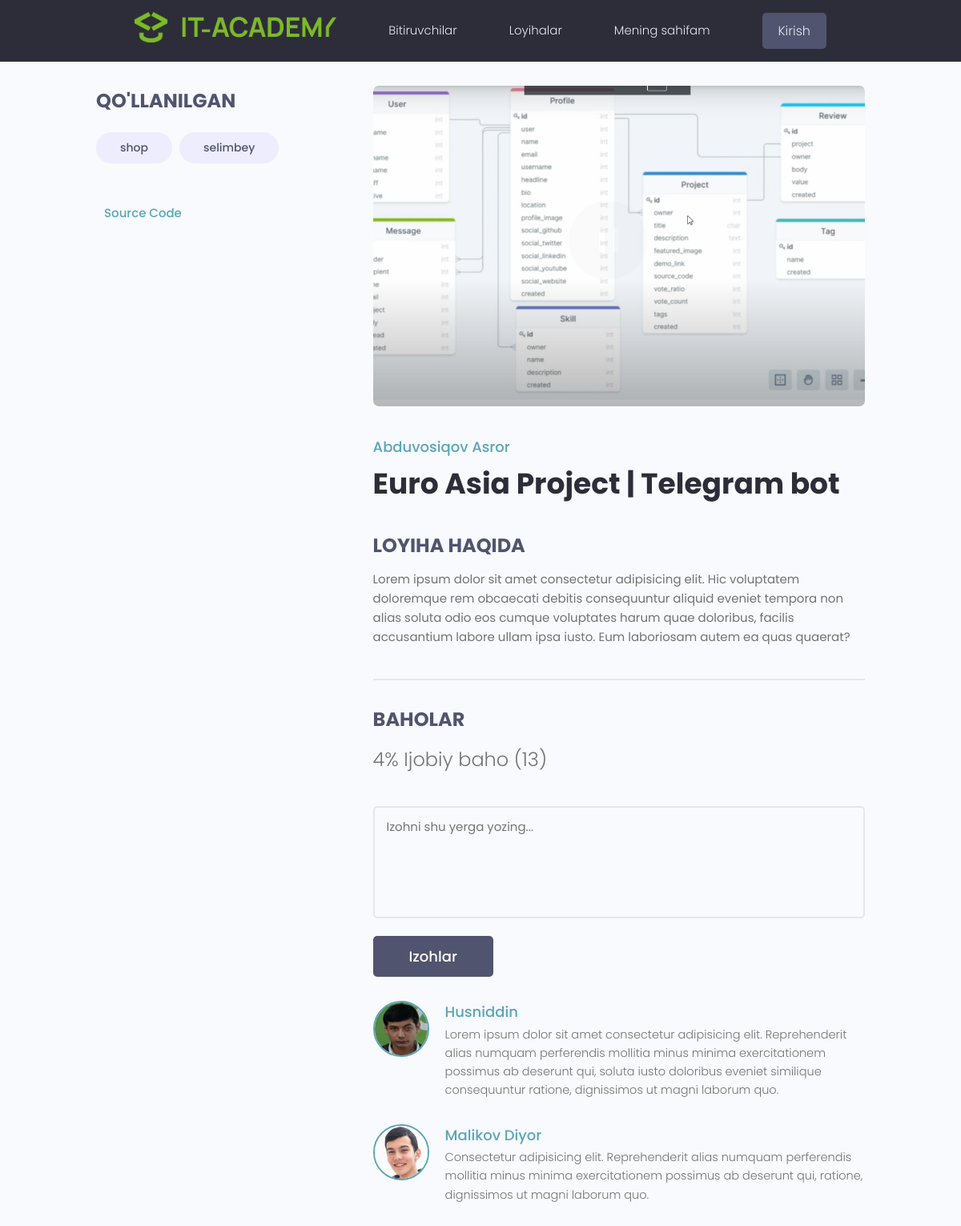
/projects/project-detail/610a58c9-9cd5-484d-b7a3-78037c06d407/, run on the app's committed database.
### projects/models.py (models this page shows, shortened)
class Tag(models.Model):
    name = models.CharField(max_length=100)
    created = models.DateTimeField(auto_now_add=True)
    id = models.UUIDField(default=uuid.uuid4,unique=True,primary_key=True,editable=False)

class Project(models.Model):
    user = models.ForeignKey(Profile,on_delete=models.SET_NULL,null=True,blank=True,related_name='projects')
    title = models.CharField(max_length=300)
    description = models.TextField(null=True,blank=True)
    image = models.ImageField(upload_to='project_images')
    demo_link = models.CharField(max_length=400,null=True,blank=True)
    source_link = models.CharField(max_length=400,null=True,blank=True)
    vote_count = models.IntegerField(default=0)
    vote_radio = models.IntegerField(default=0)
    created = models.DateTimeField(auto_now_add=True)
    id = models.UUIDField(default=uuid.uuid4, unique=True, primary_key=True, editable=False)
    tag = models.ManyToManyField('Tag',blank=True,related_name='project_tag')

### projects/views.py (the view)
# urls.py: path('project-detail/<id>/',projectdetailview,name='project_details')
def projectdetailview(request,id):
    project = Project.objects.get(id=id)
    context = {
        "project":project
    }
    return render(request,'projects/single-project.html',context)

### projects/templates/projects/single-project.html (shortened to what this page needs)
{%extends 'main.html'%}
{%load static%}
{%block content%}
  <main class="singleProject my-md">
    <div class="container">
      <div class="layout">
        <div class="column column--1of3">
          <h3 class="singleProject__subtitle">Qo'llanilgan</h3>
          <div class="singleProject__toolStack">
            {%for tag in project.tag.all%}
            <span class="tag tag--pill tag--sub tag--lg">
              <small>{{tag.name}}</small>
            </span>
            {%endfor%}
          </div>
          <a class="singleProject__liveLink" href="{{project.source_link}}" target="_blank">Source Code
          </a>
        </div>
        <div class="column column--2of3">
          <img class="singleProject__preview" src="{{project.image.url}}" alt="portfolio thumbnail" />
          <a href="profile.html" class="singleProject__developer">Abduvosiqov Asror</a>
          <h2 class="singleProject__title">{{project.title}}</h2>
          <h3 class="singleProject__subtitle">Loyiha haqida</h3>
          <div class="singleProject__info">
            {{project.description}}
          </div>
          <div class="comments">
            <h3 class="singleProject__subtitle">Baholar</h3>
            <h5 class="project--rating">
              {{project.vote_radio}}% Ijobiy baho ({{project.vote_count}})
            </h5>
            <form class="form" action="#" method="POST">
              <div class="form__field">
                <textarea method class="input input--textarea" name="message" id="formInput#textarea"
                  placeholder="Izohni shu yerga yozing..."></textarea>
              </div>
              <input class="btn btn--sub btn--lg" type="submit" value="Izohlar" />
            </form>
            <div class="commentList">
              <div class="comment">
                <a href="profile.html">
                  <img class="avatar avatar--md" src="images/Husniddin.png" alt="user" />
                </a>
                <div class="comment__details">
                  <a href="profile.html" class="comment__author">Husniddin</a>
                  <p class="comment__info">
                    Lorem ipsum dolor sit amet consectetur adipisicing elit. Reprehenderit alias numquam perferendis
                    mollitia minus minima exercitationem possimus ab deserunt qui, soluta iusto doloribus eveniet
                    similique consequuntur ratione, dignissimos ut magni laborum quo.
                  </p>
                </div>
              </div>
              <div class="comment">
                <a href="profile.html">
                  <img class="avatar avatar--md" src="images/Diyor.png" alt="user" />
                </a>
                <div class="comment__details">
                  <a href="profile.html" class="comment__author">Malikov Diyor</a>
                  <p class="comment__info">
                    Consectetur adipisicing elit. Reprehenderit alias numquam perferendis mollitia minus minima
                    exercitationem possimus ab deserunt qui, ratione, dignissimos ut magni laborum quo.
                  </p>
                </div>
              </div>
            </div>
          </div>
        </div>
      </div>
    </div>
  </main>
{%endblock content%}

### static/styles/app.css (style rules this page uses)
:root { --color-sub: #2d2d39; }
.btn--sub { background-color: var(--color-sub-light); }
img { width: 100%; }
.singleProject .column--1of3 { order: 2; }
@media screen and (min-width: 1081px) { .singleProject .column--1of3 { order: 1; } }
@media screen and (min-width: 1081px) { .singleProject .column--2of3 { order: 2; } }
.singleProject__toolStack { margin-top: 2rem; margin-bottom: 4rem; }
.singleProject__liveLink { font-weight: 500; transition: all 0.3s ease-in-out; border-bottom: 2px solid transparent; }
.singleProject__preview { height: 50vh; object-fit: cover; object-position: top center; margin-bottom: 3rem; border-radius: 0.7rem; }
.singleProject__developer { font-size: 1.8rem; font-weight: 500; }
.singleProject__title { font-size: 3.6rem; font-weight: 700; color: var(--color-sub); margin-bottom: 3rem; }
.project--rating { margin-bottom: 1.6em; margin-top: .5em; }
.singleProject__subtitle { text-transform: uppercase; font-size: 2.4rem; font-weight: 700; color: var(--color-sub-light); margin-bottom: 1rem; }
.comments { margin-top: 4rem; padding-top: 3rem; border-top: 2px solid var(--color-light); }
.commentList { margin: 3rem 0; }
.comment { display: flex; gap: 2rem; }
.comment:not(:last-child) { margin-bottom: 3rem; }
.comment__author { font-size: 1.8rem; }
.comment__info { font-size: 1.45rem; }

### static/uikit/styles/modules/_variables.css (style rules this page uses)
:root { --color-main: #5aa5b9; --color-main-light: #e6faff; --color-sub: #3f4156; --color-sub-light: #51546e; --color-sub-lighter: #ededfd; --color-text: #737373; --color-gray: #8b8b8b; --color-light: #e5e7eb; --color-light-gray: #767676; --color-bg: #f8fafd; --color-white: #fffefd; --color-white-light: #f3f3f3; --color-success: #359e64; --color-success-bg: #def8e8; --color-error: #fc4b0b; --color-error-bg: #fff2ee; --font-base: 'Poppins', arial, helvetica, 'Segoe UI', roboto, ubuntu, sans-serif; --font-monospace: 'Fira Code', 'Courier New', courier, monospace; --font-regular: 300; --font-medium: 500; --font-bold: 700; --generic-shadow: 1px 1px 5px #00000010; --generic-transition: all 0.3s ease-in-out; }

### static/uikit/styles/modules/_base.css (style rules this page uses)
* { margin: 0; padding: 0; box-sizing: border-box; text-rendering: optimizeLegibility; color: inherit; font-size: inherit; }
html { font-size: 50%; }
@media only screen and (min-width: 480px) { html { font-size: 56.25%; } }
@media only screen and (min-width: 1200px) { html { font-size: 62.5%; } }
body { line-height: 1.6; font-weight: 400; font-size: 1.5rem; color: var(--color-text); background-color: var(--color-bg); min-height: 100vh; }

### static/uikit/styles/modules/_typography.css (style rules this page uses)
* { font-family: var(--font-base); }
h2 { font-size: 3.6rem; font-weight: var(--font-bold); }
h3 { font-size: 3.2rem; font-weight: var(--font-medium); }
h5 { font-size: 2.4rem; font-weight: var(--font-medium); }
h5, h6 { font-weight: var(--font-regular); }
p, span, strong { font-size: 1.6rem; color: var(--color-text); font-weight: var(--font-regular); }
a { padding-bottom: 2px; text-decoration: none; display: inline-block; color: var(--color-main); font-weight: var(--font-medium); }

### static/uikit/styles/modules/_utilities.css (style rules this page uses)
.container { width: 92%; max-width: 165rem; margin: 0 auto; box-sizing: border-box; }
@media screen and (min-width: 1000px) { .container { width: 90%; } }
@media screen and (min-width: 1200px) { .container { width: 80%; } }
.my-md { margin: 3rem auto; }

### static/uikit/styles/modules/_avatar.css (style rules this page uses)
.avatar { border-radius: 50%; border: 2px solid var(--color-main); object-fit: cover; }
.avatar--md { height: 7rem; width: 7rem; }

### static/uikit/styles/modules/_button.css (style rules this page uses)
.btn { display: inline-block; position: relative; cursor: pointer; background-color: var(--color-light); font-weight: var(--font-medium); color: var(--color-sub); text-decoration: none; padding: 1rem 2rem; border-radius: 0.5rem; border: none; width: -webkit-fit-content; width: -moz-fit-content; width: fit-content; height: -webkit-fit-content; height: -moz-fit-content; height: fit-content; font-size: 1.6rem; outline-width: 0; outline-color: transparent; -webkit-backface-visibility: hidden; backface-visibility: hidden; transition: all 0.3s ease-in-out; }
.btn--sub { background-color: var(--color-sub); color: var(--color-white); }
.btn--lg { font-size: 1.8rem; padding: 1.2rem 4.5rem; }

### static/uikit/styles/modules/_layout.css (style rules this page uses)
.layout { display: flex; flex-flow: row wrap; justify-content: space-between; }
.layout > .column { margin-bottom: 3rem; }
.layout > .column.column--1of3 { flex-basis: 30%; }
.layout > .column.column--2of3 { flex-basis: 64%; }

### data on the page
Tag: name "shop"
Tag: name "selimbey"
Project: image (picture), title "Euro Asia Project | Telegram bot", description "Lorem ipsum dolor sit amet consectetur adipisicing elit. Hic voluptatem doloremque rem obcaecati debitis consequuntur aliquid eveniet tempora non alias soluta odio eos cumque voluptates harum quae doloribus, facilis accusantium labore ullam ipsa iusto. Eum laboriosam autem ea quas quaerat?", vote_radio "4", vote_count "13"
